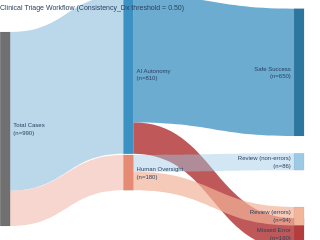
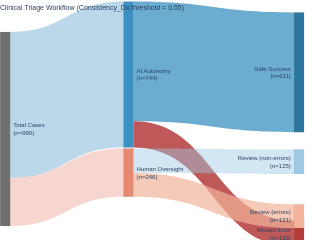
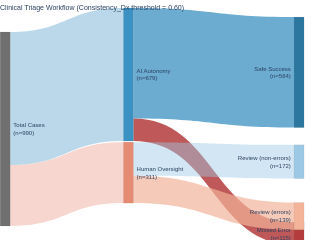
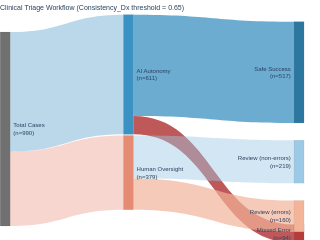

Here is the notebook cell these charts were saved with, in order:
### Code cell
# --- 1. Load the main data file ---

try:
    df_master =pd.read_csv('/mnt/bulk-uranus/lizhang/LiWorkSpace/data/evaluation/84/84.10/master_feature_dataframe.csv')
    
    print(f"✅ Successfully loaded Master DataFrame with {len(df_master)} records.")
except FileNotFoundError:
    print("❌ ERROR: Master DataFrame not found.")
    exit()

# --- 2. Run single-point analysis (optional; retain or comment out) ---
print("\n--- Running Single-Point Threshold Analysis ---")
conf_results = analyze_threshold_performance(
    df=df_master,
    score_column='Consistency_Dx',
    threshold=0.85,
    greater_is_better=True
)
print_results(conf_results)

# --- 3. Run curve analysis ---
print("\n--- Running Threshold Curve Analysis ---")

save_dir = '/mnt/bulk-uranus/lizhang/LiWorkSpace/data/plots/84/84.10/threshold'
os.makedirs(save_dir, exist_ok=True)

# a. Analyze Consistency_Dx
score_to_analyze = 'Consistency_Dx'
print(f"  - Generating curves for '{score_to_analyze}'...")

custom_thresholds = np.arange(0.7, 1.01, 0.05)
# This generates [0.7, 0.75, 0.8, 0.85, 0.9, 0.95, 1.0]

print(f"    - Using custom thresholds: {np.round(custom_thresholds, 2)}")

curves_df = calculate_performance_curves(df_master, score_to_analyze, greater_is_better=True, threshold_range=custom_thresholds)
csv_path = os.path.join(save_dir, f'threshold_curves_{score_to_analyze}.csv')
curves_df.to_csv(csv_path, index=False)
print(f"Saved curve data to: {csv_path}")

plot_tradeoff_bar(curves_df, score_to_analyze, save_dir, bar_color='#5D9BB5')
plot_triage_sankey(df_master, save_dir, score_to_analyze, threshold=0.5)
plot_triage_sankey(df_master, save_dir, score_to_analyze, threshold=0.55)
plot_triage_sankey(df_master, save_dir, score_to_analyze, threshold=0.6)
plot_triage_sankey(df_master, save_dir, score_to_analyze, threshold=0.65)
plot_triage_sankey(df_master, save_dir, score_to_analyze, threshold=0.7)
plot_triage_sankey(df_master, save_dir, score_to_analyze, threshold=0.75)
plot_triage_sankey(df_master, save_dir, score_to_analyze, threshold=0.8)
plot_triage_sankey(df_master, save_dir, score_to_analyze, threshold=0.85)
plot_triage_sankey(df_master, save_dir, score_to_analyze, threshold=0.9)
plot_triage_sankey(df_master, save_dir, score_to_analyze, threshold=0.95)




# # b. (Optional) Analyze other scores.
print("\n--- Running Single-Point Threshold Analysis ---")
conf_results = analyze_threshold_performance(
    df=df_master,
    score_column='ProbScore_Dx',
    threshold=0.85,
    greater_is_better=True
)
print_results(conf_results)

# --- 3. Run curve analysis ---
print("\n--- Running Threshold Curve Analysis ---")

# a. Analyze ProbScore_Dx
score_to_analyze = 'ProbScore_Dx'
print(f"  - Generating curves for '{score_to_analyze}'...")

custom_thresholds = np.arange(0.94, 1.01, 0.01)
# This generates [0.7, 0.75, 0.8, 0.85, 0.9, 0.95, 1.0]

print(f"    - Using custom thresholds: {np.round(custom_thresholds, 2)}")

curves_df = calculate_performance_curves(df_master, score_to_analyze, greater_is_better=True, threshold_range=custom_thresholds)
csv_path = os.path.join(save_dir, f'threshold_curves_{score_to_analyze}.csv')
curves_df.to_csv(csv_path, index=False)
print(f"Saved curve data to: {csv_path}")

plot_tradeoff_bar(curves_df, score_to_analyze, save_dir, bar_color='#9C89B8')

### Figure 1 — Plotly figure (JSON) as saved in the notebook; plotly's stock layout.template omitted (floating-point values rounded to 4 significant figures)
{"data": [{"link": {"color": ["rgba(59, 145, 194, 0.35)", "rgba(229, 139, 115, 0.35)", "rgba(59, 145, 194, 0.75)", "rgba(180, 60, 60, 0.85)", "rgba(156, 201, 229, 0.45)", "rgba(243, 180, 154, 0.70)"], "source": [0, 0, 1, 1, 2, 2], "target": [1, 2, 3, 4, 5, 6], "value": [810, 180, 650, 160, 86, 94]}, "node": {"color": ["#707070", "#3B91C2", "#E58B73", "#2c77a0", "#B43C3C", "#9CC9E5", "#F3B49A"], "label": ["Total Cases<br>(n=990)", "AI Autonomy<br>(n=810)", "Human Oversight<br>(n=180)", "Safe Success<br>(n=650)", "Missed Error<br>(n=160)", "Review (non-errors)<br>(n=86)", "Review (errors)<br>(n=94)"], "line": {"color": "rgba(80,80,80,0.18)", "width": 0.4}, "pad": 8, "thickness": 10, "x": [0.01, 0.4, 0.4, 0.94, 0.94, 0.94, 0.94], "y": [0.5, 0.25, 0.7, 0.24, 0.98, 0.65, 0.9]}, "type": "sankey"}], "layout": {"font": {"family": "Arial", "shadow": "", "size": 6}, "height": 170, "margin": {"b": 2, "l": 2, "r": 2, "t": 20}, "paper_bgcolor": "white", "plot_bgcolor": "white", "title": {"font": {"family": "Arial", "size": 7}, "text": "Clinical Triage Workflow (Consistency_Dx threshold = 0.50)", "x": 0, "xanchor": "left", "y": 0.98}, "width": 170}}

### Figure 2 — Plotly figure (JSON) as saved in the notebook; plotly's stock layout.template omitted (floating-point values rounded to 4 significant figures)
{"data": [{"link": {"color": ["rgba(59, 145, 194, 0.35)", "rgba(229, 139, 115, 0.35)", "rgba(59, 145, 194, 0.75)", "rgba(180, 60, 60, 0.85)", "rgba(156, 201, 229, 0.45)", "rgba(243, 180, 154, 0.70)"], "source": [0, 0, 1, 1, 2, 2], "target": [1, 2, 3, 4, 5, 6], "value": [744, 246, 611, 133, 125, 121]}, "node": {"color": ["#707070", "#3B91C2", "#E58B73", "#2c77a0", "#B43C3C", "#9CC9E5", "#F3B49A"], "label": ["Total Cases<br>(n=990)", "AI Autonomy<br>(n=744)", "Human Oversight<br>(n=246)", "Safe Success<br>(n=611)", "Missed Error<br>(n=133)", "Review (non-errors)<br>(n=125)", "Review (errors)<br>(n=121)"], "line": {"color": "rgba(80,80,80,0.18)", "width": 0.4}, "pad": 8, "thickness": 10, "x": [0.01, 0.4, 0.4, 0.94, 0.94, 0.94, 0.94], "y": [0.5, 0.25, 0.7, 0.24, 0.98, 0.65, 0.9]}, "type": "sankey"}], "layout": {"font": {"family": "Arial", "shadow": "", "size": 6}, "height": 170, "margin": {"b": 2, "l": 2, "r": 2, "t": 20}, "paper_bgcolor": "white", "plot_bgcolor": "white", "title": {"font": {"family": "Arial", "size": 7}, "text": "Clinical Triage Workflow (Consistency_Dx threshold = 0.55)", "x": 0, "xanchor": "left", "y": 0.98}, "width": 170}}

### Figure 3 — Plotly figure (JSON) as saved in the notebook; plotly's stock layout.template omitted (floating-point values rounded to 4 significant figures)
{"data": [{"link": {"color": ["rgba(59, 145, 194, 0.35)", "rgba(229, 139, 115, 0.35)", "rgba(59, 145, 194, 0.75)", "rgba(180, 60, 60, 0.85)", "rgba(156, 201, 229, 0.45)", "rgba(243, 180, 154, 0.70)"], "source": [0, 0, 1, 1, 2, 2], "target": [1, 2, 3, 4, 5, 6], "value": [679, 311, 564, 115, 172, 139]}, "node": {"color": ["#707070", "#3B91C2", "#E58B73", "#2c77a0", "#B43C3C", "#9CC9E5", "#F3B49A"], "label": ["Total Cases<br>(n=990)", "AI Autonomy<br>(n=679)", "Human Oversight<br>(n=311)", "Safe Success<br>(n=564)", "Missed Error<br>(n=115)", "Review (non-errors)<br>(n=172)", "Review (errors)<br>(n=139)"], "line": {"color": "rgba(80,80,80,0.18)", "width": 0.4}, "pad": 8, "thickness": 10, "x": [0.01, 0.4, 0.4, 0.94, 0.94, 0.94, 0.94], "y": [0.5, 0.25, 0.7, 0.24, 0.98, 0.65, 0.9]}, "type": "sankey"}], "layout": {"font": {"family": "Arial", "shadow": "", "size": 6}, "height": 170, "margin": {"b": 2, "l": 2, "r": 2, "t": 20}, "paper_bgcolor": "white", "plot_bgcolor": "white", "title": {"font": {"family": "Arial", "size": 7}, "text": "Clinical Triage Workflow (Consistency_Dx threshold = 0.60)", "x": 0, "xanchor": "left", "y": 0.98}, "width": 170}}

### Figure 4 — Plotly figure (JSON) as saved in the notebook; plotly's stock layout.template omitted (floating-point values rounded to 4 significant figures)
{"data": [{"link": {"color": ["rgba(59, 145, 194, 0.35)", "rgba(229, 139, 115, 0.35)", "rgba(59, 145, 194, 0.75)", "rgba(180, 60, 60, 0.85)", "rgba(156, 201, 229, 0.45)", "rgba(243, 180, 154, 0.70)"], "source": [0, 0, 1, 1, 2, 2], "target": [1, 2, 3, 4, 5, 6], "value": [611, 379, 517, 94, 219, 160]}, "node": {"color": ["#707070", "#3B91C2", "#E58B73", "#2c77a0", "#B43C3C", "#9CC9E5", "#F3B49A"], "label": ["Total Cases<br>(n=990)", "AI Autonomy<br>(n=611)", "Human Oversight<br>(n=379)", "Safe Success<br>(n=517)", "Missed Error<br>(n=94)", "Review (non-errors)<br>(n=219)", "Review (errors)<br>(n=160)"], "line": {"color": "rgba(80,80,80,0.18)", "width": 0.4}, "pad": 8, "thickness": 10, "x": [0.01, 0.4, 0.4, 0.94, 0.94, 0.94, 0.94], "y": [0.5, 0.25, 0.7, 0.24, 0.98, 0.65, 0.9]}, "type": "sankey"}], "layout": {"font": {"family": "Arial", "shadow": "", "size": 6}, "height": 170, "margin": {"b": 2, "l": 2, "r": 2, "t": 20}, "paper_bgcolor": "white", "plot_bgcolor": "white", "title": {"font": {"family": "Arial", "size": 7}, "text": "Clinical Triage Workflow (Consistency_Dx threshold = 0.65)", "x": 0, "xanchor": "left", "y": 0.98}, "width": 170}}
